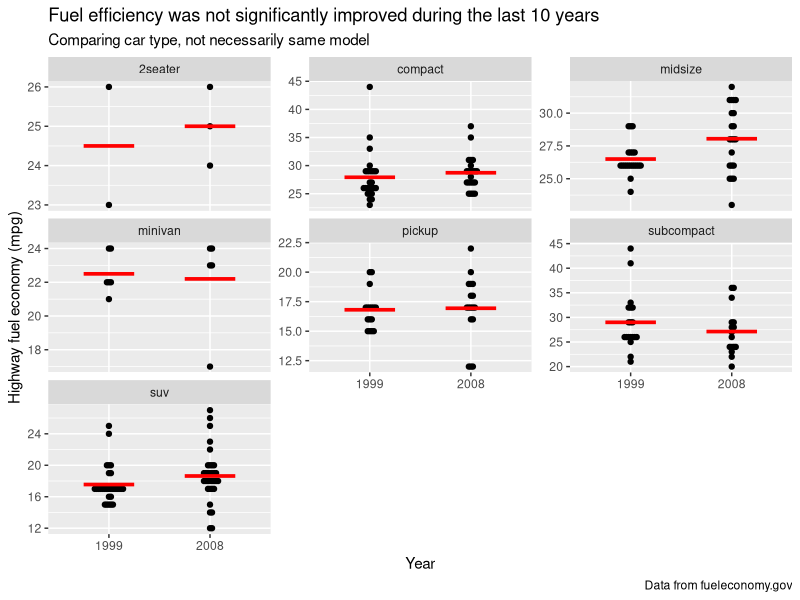
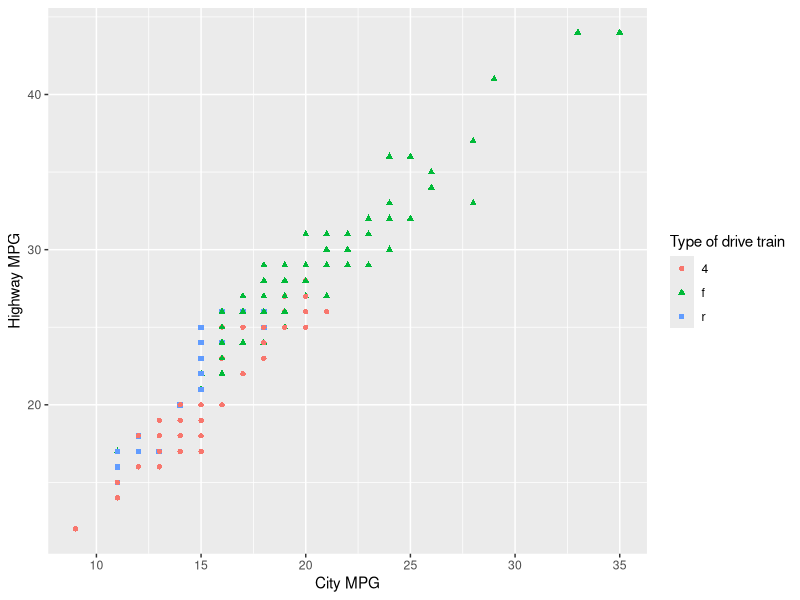
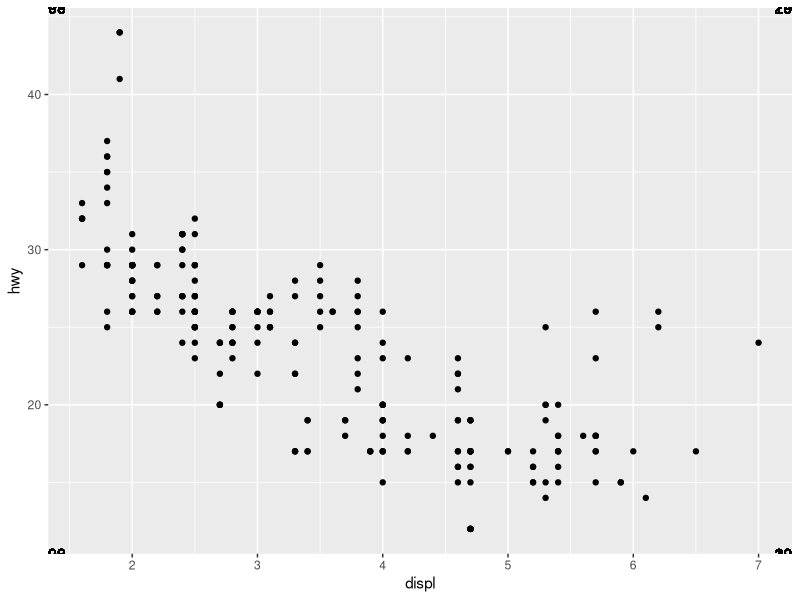
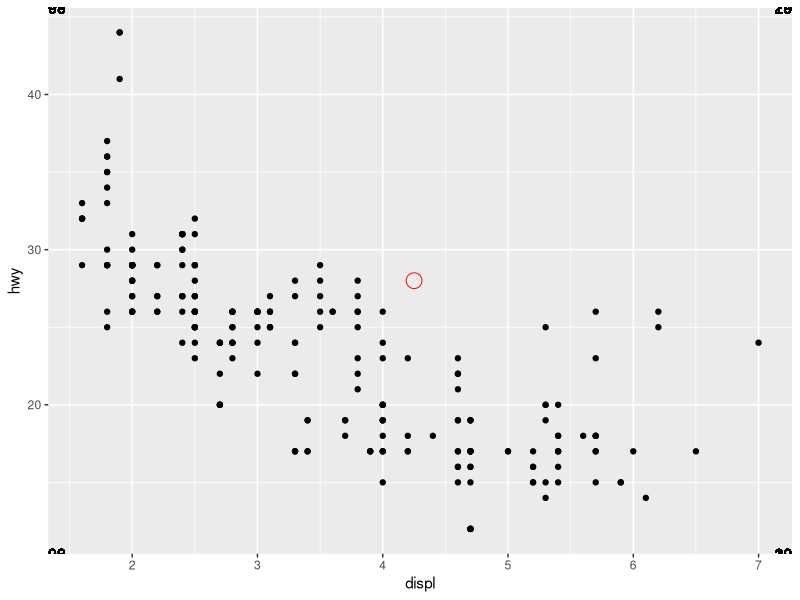
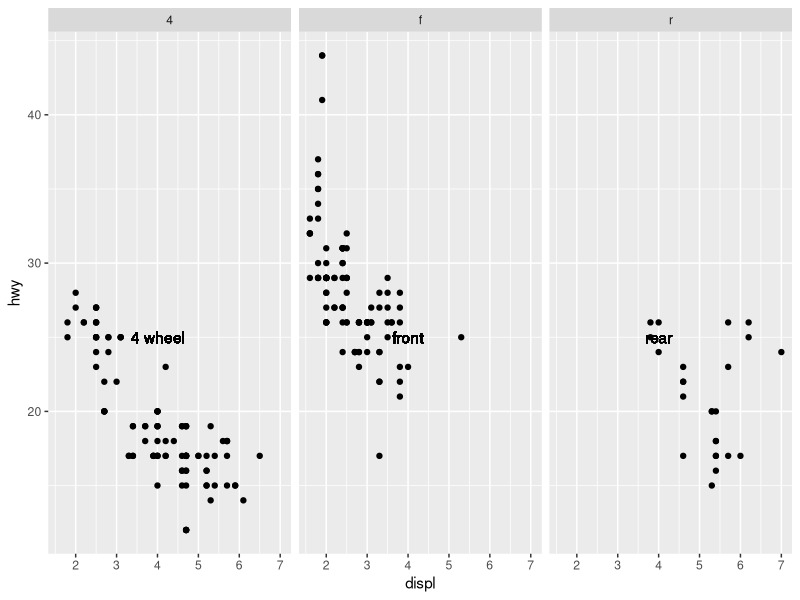

These figures' R source, in order: (Note: this script raises an error after producing the figures.)
## ---- chunk 1
library(tidyverse)
library(scales)
library(ggrepel)
library(patchwork)
library(beeswarm)
library(ggbeeswarm)

## ---- chunk 2

ggplot(mpg, aes(x = as_factor(year), y = hwy)) +
  geom_beeswarm()+
  facet_wrap(~ class, scales = "free_y") +
  stat_summary(fun = "mean", geom = "crossbar", color = "red", width = 0.5) +
  labs(
    x = "Year",
    y = "Highway fuel economy (mpg)",
    color = "Car type",
    title = "Fuel efficiency was not significantly improved during the last 10 years",
    subtitle = "Comparing car type, not necessarily same model",
    caption = "Data from fueleconomy.gov"
  )

## ---- chunk 3

mpg |> 
  ggplot(
    aes(
      cty,
      hwy,
      color = drv,
      shape = drv
    )
  ) +
  geom_point() +
  labs( 
    y = "Highway MPG",
    x = "City MPG",
    color = "Type of drive train",
    shape = "Type of drive train"
  )

## ---- chunk 4

mpg |> 
  ggplot(aes(x = displ, y = hwy)) +
  geom_point() +
  geom_text(aes(x = -Inf, y = Inf, label = year)) +
  geom_text(aes(x = -Inf, y = -Inf, label = year)) +
  geom_text(aes(x = Inf, y = Inf, label = year)) +
  geom_text(aes(x = Inf, y = -Inf, label = year))

## ---- chunk 5

mpg |> 
  ggplot(aes(x = displ, y = hwy)) +
  geom_point() +
  geom_text(aes(x = -Inf, y = Inf, label = year)) +
  geom_text(aes(x = -Inf, y = -Inf, label = year)) +
  geom_text(aes(x = Inf, y = Inf, label = year)) +
  geom_text(aes(x = Inf, y = -Inf, label = year)) +
  annotate(
    geom = "point",
    x = 4.25,
    y = 28,
    size = 5,
    color = "red",
    shape = 21
  )

## ---- chunk 6

mpg |> 
  mutate(
    facet = case_when(
      drv == "f" ~ "front",
      drv == "4" ~ "4 wheel",
      drv == "r" ~ "rear"
    )
  ) |> 
  ggplot(
    aes(
      x = displ,
      y = hwy
    )
  ) +
  geom_point() +
  facet_wrap( ~ drv) +
  geom_text(
    aes(
      x = 4,
      y = 25,
      label = facet
    )
  )

## ---- chunk 7


mpg |> 
ggplot(
    aes(
      x = displ,
      y = hwy
    )
  ) +
  geom_point() +
  annotate(
    data = mpg_arrows,
    geom = "segment",
    x = 4,
    y = 30,
    xend = 6,
    yend = 20,
    color = "red",
    arrow = arrow(
      angle = 50,
      length =  unit(0.25, "cm"),
      ends = "last",
      type = "open"
    )
  )

mpg |> 
ggplot(
    aes(
      x = displ,
      y = hwy
    )
  ) +
  geom_point() +
  annotate(
    data = mpg_arrows,
    geom = "segment",
    x = 4,
    y = 30,
    xend = 6,
    yend = 20,
    color = "red",
    arrow = arrow(
      angle = 50,
      length =  unit(0.25, "cm"),
      ends = "both",
      type = "closed"
    )
  )

mpg |> 
ggplot(
    aes(
      x = displ,
      y = hwy
    )
  ) +
  geom_point() +
  annotate(
    data = mpg_arrows,
    geom = "segment",
    x = 4,
    y = 30,
    xend = 6,
    yend = 20,
    color = "red",
    arrow = arrow(
      angle = 90,
      length =  unit(1, "cm"),
      ends = "first",
      type = "closed"
    )
  )


## ---- chunk 8

df <- tibble(
  x = rnorm(10000),
  y = rnorm(10000)
)

ggplot(df, aes(x, y)) +
  geom_hex() +
  scale_color_gradient(low = "white", high = "red") +
  coord_fixed()

ggplot(df, aes(x, y)) +
  geom_hex() +
  scale_fill_gradient(low = "white", high = "red") +
  coord_fixed()
## ---- chunk 9
presidential |>
  mutate(id = 33 + row_number()) |>
  ggplot(aes(x = start, y = id, color = party)) +
  geom_point() +
  geom_segment(aes(xend = end, yend = id)) +
  scale_color_manual(values = c(Republican = "#E81B23", Democratic = "#00AEF3"))
## ---- chunk 10
presidential |>
  mutate(id = 33 + row_number()) |>
  ggplot(aes(x = start, y = id, color = party)) +
  geom_point() +
  geom_segment(aes(xend = end, yend = id)) +
  scale_color_manual(values = c(Republican = "#E81B23", Democratic = "#00AEF3"))
